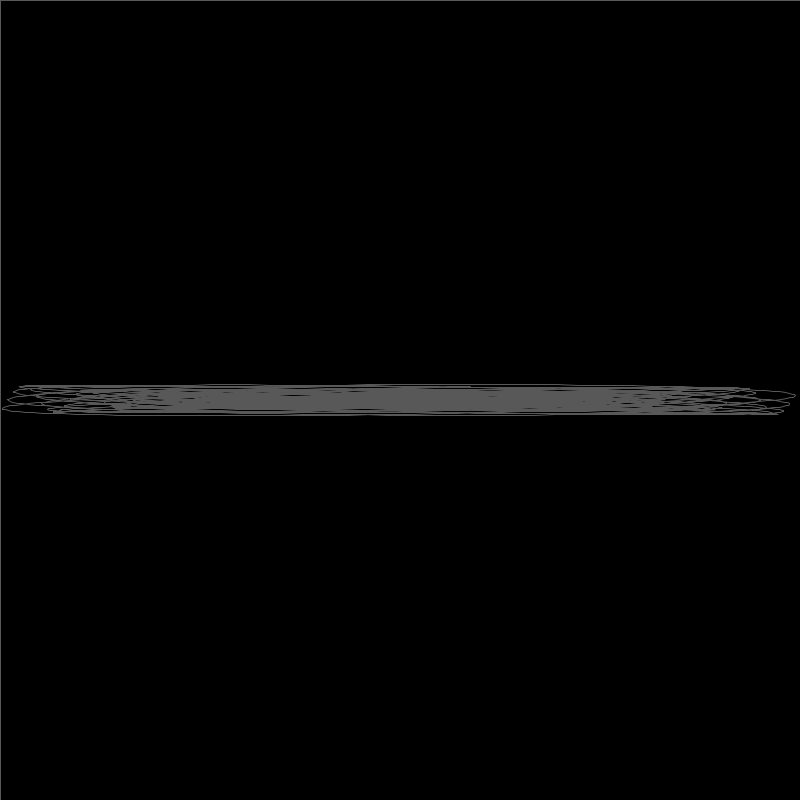
Frame 1 (no input)
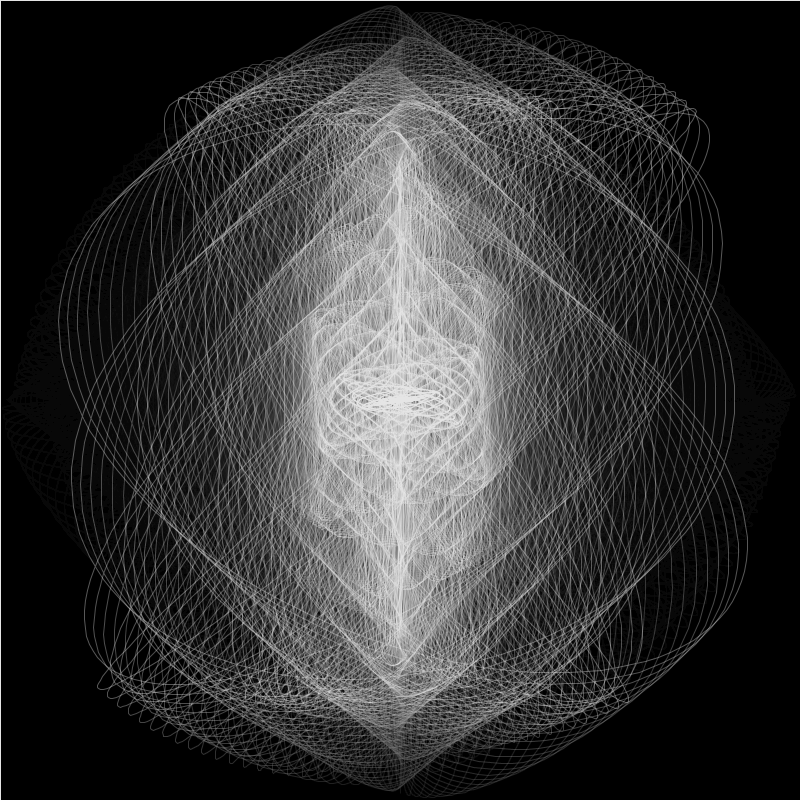
Frame 60 (the mouse pressed at the canvas centre just before this capture)
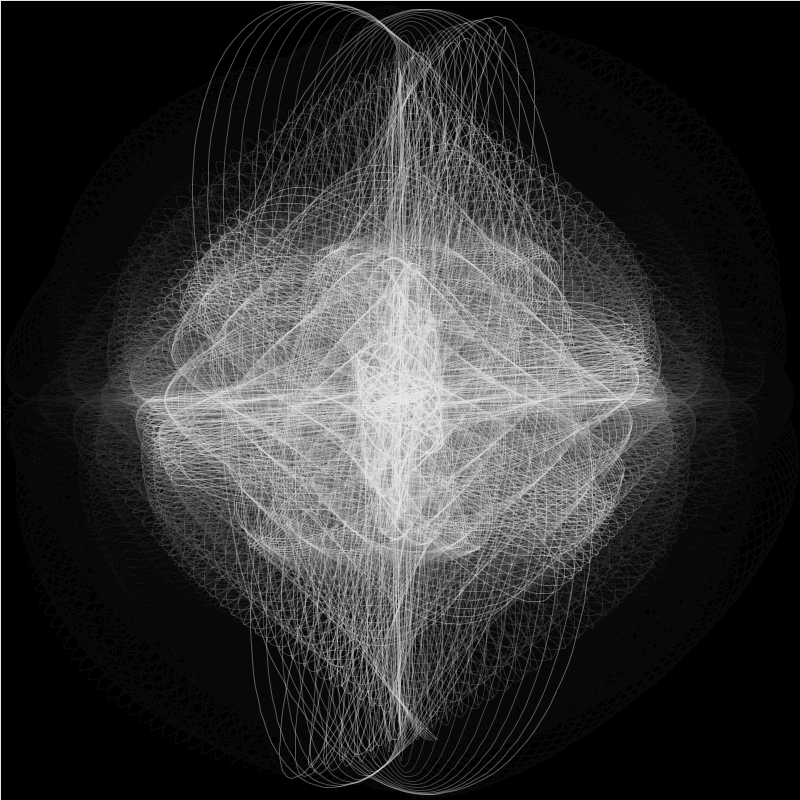
Frame 120 (the mouse held since frame 60 and released just before this capture)

The Processing sketch that drew these frames (run headless with seeded random() and noise(); from frame 60 on, the mouse is pressed at the canvas centre):

// Processing sketch: trigSpirals
// ── trigSpirals.pde

int sIze = 400; 
int automate = 0;
float col = 255;
float a = 0;

void setup() {
  size( 800, 800 ); 
  stroke( 255 ,88 );
  
  smooth();
  strokeWeight( 1 );
  background( 0 );
  
}

void draw(){
  fill(0,15);
  rect( 0, 0, width, height );
  noFill();
  automate ++;

 
beginShape();
  
  for( float idx = sIze ; idx > 0; idx -= .05 ) {

      a = idx *  ( automate ) *.0001;
   
    vertex(
    
    //x coordinate
      sIze + cos( a *1.1 ) * idx * sin( idx * 1.1 ),  
      
     //y coordinate 
      sIze +  sin( a )* idx * sin( idx )                

    );  
  } 
  

 endShape(); 

}
